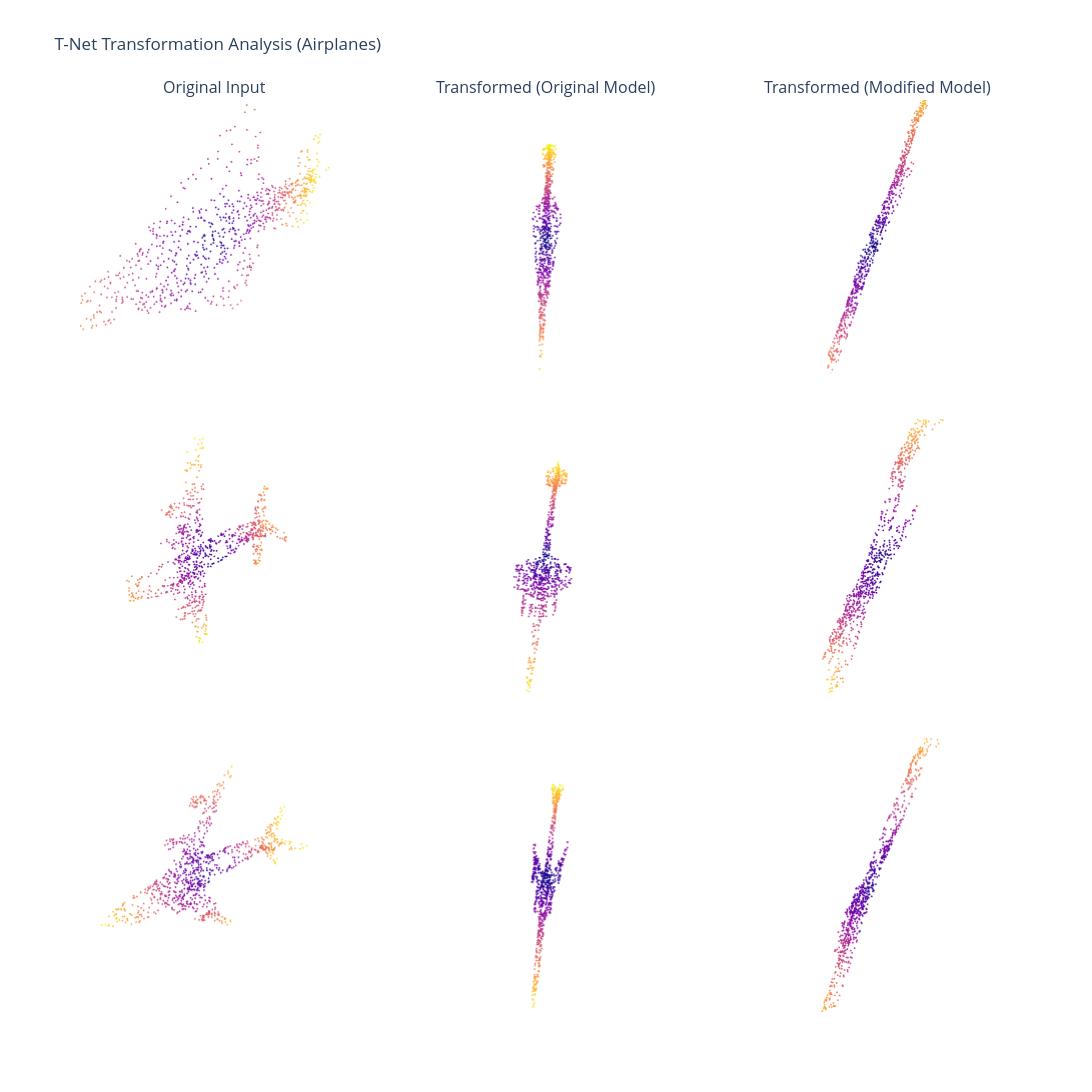

Here is the notebook cell this chart was saved with:
### Code cell
# --- SETTINGS ---
TARGET_CLASS_ID = 0  # 0 = Airplane
NUM_SAMPLES = 3

# Load the Original Model (the standard one)
classifier_orig = PointNetCls(k=16, num_points=1024)
classifier_orig.load_state_dict(torch.load('pointnet.pth')) # Load saved weights
classifier_orig.to(device)

# Get the Modified Model (already in memory)
classifier_mod.to(device)

# Find 3 Airplanes in the test Set
indices = [i for i in range(len(test_set)) if test_set[i]['class_id'] == TARGET_CLASS_ID]
selected_indices = np.random.choice(indices, NUM_SAMPLES, replace=False)

# Create plot grid
fig = make_subplots(
    rows=NUM_SAMPLES, cols=3,
    specs=[[{'type': 'scatter3d'}]*3]*NUM_SAMPLES,
    subplot_titles=("Original Input", "Transformed (Original Model)", "Transformed (Modified Model)"),
    vertical_spacing=0.05
)

print("Generating comparison...")

for i, idx in enumerate(selected_indices):
    sample = test_set[idx]
    points = sample['points'] # Shape (1024, 3)
    
    # Get the transformed points (apply T-Net from both models)
    pts_orig_trans = apply_tnet_transform(classifier_orig, points, device)
    pts_mod_trans = apply_tnet_transform(classifier_mod, points, device)

    # Calc plot row
    row = i + 1
    
    # Col 1: Raw Input
    fig.add_trace(plot_pc_data3d(points[:,0], points[:,1], points[:,2], apply_color_gradient=True), row=row, col=1)
    
    # Col 2: Original Model T-Net
    fig.add_trace(plot_pc_data3d(pts_orig_trans[:,0], pts_orig_trans[:,1], pts_orig_trans[:,2], apply_color_gradient=True), row=row, col=2)
    
    # Col 3: Modified Model T-Net
    fig.add_trace(plot_pc_data3d(pts_mod_trans[:,0], pts_mod_trans[:,1], pts_mod_trans[:,2], apply_color_gradient=True), row=row, col=3)

fig.update_layout(height=400 * NUM_SAMPLES, width=1200, title_text="T-Net Transformation Analysis (Airplanes)", showlegend=False)
fig.update_scenes(aspectmode='data', xaxis_visible=False, yaxis_visible=False, zaxis_visible=False)
fig.show()

### Figure 1 — Plotly figure (JSON) as saved in the notebook; plotly's stock layout.template omitted (floating-point values rounded to 4 significant figures; data arrays with more than 128 entries replaced by an {"elided": "..."} marker saying what was removed)
{"data": [{"hoverinfo": "skip", "marker": {"color": {"elided": "1024 float values"}, "opacity": 1, "size": 1}, "mode": "markers", "scene": "scene", "showlegend": false, "type": "scatter3d", "x": {"elided": "1024 float values"}, "y": {"elided": "1024 float values"}, "z": {"elided": "1024 float values"}}, {"hoverinfo": "skip", "marker": {"color": {"elided": "1024 float values"}, "opacity": 1, "size": 1}, "mode": "markers", "scene": "scene2", "showlegend": false, "type": "scatter3d", "x": {"elided": "1024 float values"}, "y": {"elided": "1024 float values"}, "z": {"elided": "1024 float values"}}, {"hoverinfo": "skip", "marker": {"color": {"elided": "1024 float values"}, "opacity": 1, "size": 1}, "mode": "markers", "scene": "scene3", "showlegend": false, "type": "scatter3d", "x": {"elided": "1024 float values"}, "y": {"elided": "1024 float values"}, "z": {"elided": "1024 float values"}}, {"hoverinfo": "skip", "marker": {"color": {"elided": "1024 float values"}, "opacity": 1, "size": 1}, "mode": "markers", "scene": "scene4", "showlegend": false, "type": "scatter3d", "x": {"elided": "1024 float values"}, "y": {"elided": "1024 float values"}, "z": {"elided": "1024 float values"}}, {"hoverinfo": "skip", "marker": {"color": {"elided": "1024 float values"}, "opacity": 1, "size": 1}, "mode": "markers", "scene": "scene5", "showlegend": false, "type": "scatter3d", "x": {"elided": "1024 float values"}, "y": {"elided": "1024 float values"}, "z": {"elided": "1024 float values"}}, {"hoverinfo": "skip", "marker": {"color": {"elided": "1024 float values"}, "opacity": 1, "size": 1}, "mode": "markers", "scene": "scene6", "showlegend": false, "type": "scatter3d", "x": {"elided": "1024 float values"}, "y": {"elided": "1024 float values"}, "z": {"elided": "1024 float values"}}, {"hoverinfo": "skip", "marker": {"color": {"elided": "1024 float values"}, "opacity": 1, "size": 1}, "mode": "markers", "scene": "scene7", "showlegend": false, "type": "scatter3d", "x": {"elided": "1024 float values"}, "y": {"elided": "1024 float values"}, "z": {"elided": "1024 float values"}}, {"hoverinfo": "skip", "marker": {"color": {"elided": "1024 float values"}, "opacity": 1, "size": 1}, "mode": "markers", "scene": "scene8", "showlegend": false, "type": "scatter3d", "x": {"elided": "1024 float values"}, "y": {"elided": "1024 float values"}, "z": {"elided": "1024 float values"}}, {"hoverinfo": "skip", "marker": {"color": {"elided": "1024 float values"}, "opacity": 1, "size": 1}, "mode": "markers", "scene": "scene9", "showlegend": false, "type": "scatter3d", "x": {"elided": "1024 float values"}, "y": {"elided": "1024 float values"}, "z": {"elided": "1024 float values"}}], "layout": {"annotations": [{"font": {"size": 16}, "showarrow": false, "text": "Original Input", "x": 0.1444, "xanchor": "center", "xref": "paper", "y": 1, "yanchor": "bottom", "yref": "paper"}, {"font": {"size": 16}, "showarrow": false, "text": "Transformed (Original Model)", "x": 0.5, "xanchor": "center", "xref": "paper", "y": 1, "yanchor": "bottom", "yref": "paper"}, {"font": {"size": 16}, "showarrow": false, "text": "Transformed (Modified Model)", "x": 0.8556, "xanchor": "center", "xref": "paper", "y": 1, "yanchor": "bottom", "yref": "paper"}], "height": 1200, "scene": {"aspectmode": "data", "domain": {"x": [0, 0.2889], "y": [0.7, 1]}, "xaxis": {"visible": false}, "yaxis": {"visible": false}, "zaxis": {"visible": false}}, "scene2": {"aspectmode": "data", "domain": {"x": [0.3556, 0.6444], "y": [0.7, 1]}, "xaxis": {"visible": false}, "yaxis": {"visible": false}, "zaxis": {"visible": false}}, "scene3": {"aspectmode": "data", "domain": {"x": [0.7111, 1], "y": [0.7, 1]}, "xaxis": {"visible": false}, "yaxis": {"visible": false}, "zaxis": {"visible": false}}, "scene4": {"aspectmode": "data", "domain": {"x": [0, 0.2889], "y": [0.35, 0.65]}, "xaxis": {"visible": false}, "yaxis": {"visible": false}, "zaxis": {"visible": false}}, "scene5": {"aspectmode": "data", "domain": {"x": [0.3556, 0.6444], "y": [0.35, 0.65]}, "xaxis": {"visible": false}, "yaxis": {"visible": false}, "zaxis": {"visible": false}}, "scene6": {"aspectmode": "data", "domain": {"x": [0.7111, 1], "y": [0.35, 0.65]}, "xaxis": {"visible": false}, "yaxis": {"visible": false}, "zaxis": {"visible": false}}, "scene7": {"aspectmode": "data", "domain": {"x": [0, 0.2889], "y": [0, 0.3]}, "xaxis": {"visible": false}, "yaxis": {"visible": false}, "zaxis": {"visible": false}}, "scene8": {"aspectmode": "data", "domain": {"x": [0.3556, 0.6444], "y": [0, 0.3]}, "xaxis": {"visible": false}, "yaxis": {"visible": false}, "zaxis": {"visible": false}}, "scene9": {"aspectmode": "data", "domain": {"x": [0.7111, 1], "y": [0, 0.3]}, "xaxis": {"visible": false}, "yaxis": {"visible": false}, "zaxis": {"visible": false}}, "showlegend": false, "title": {"text": "T-Net Transformation Analysis (Airplanes)"}, "width": 1200}}
